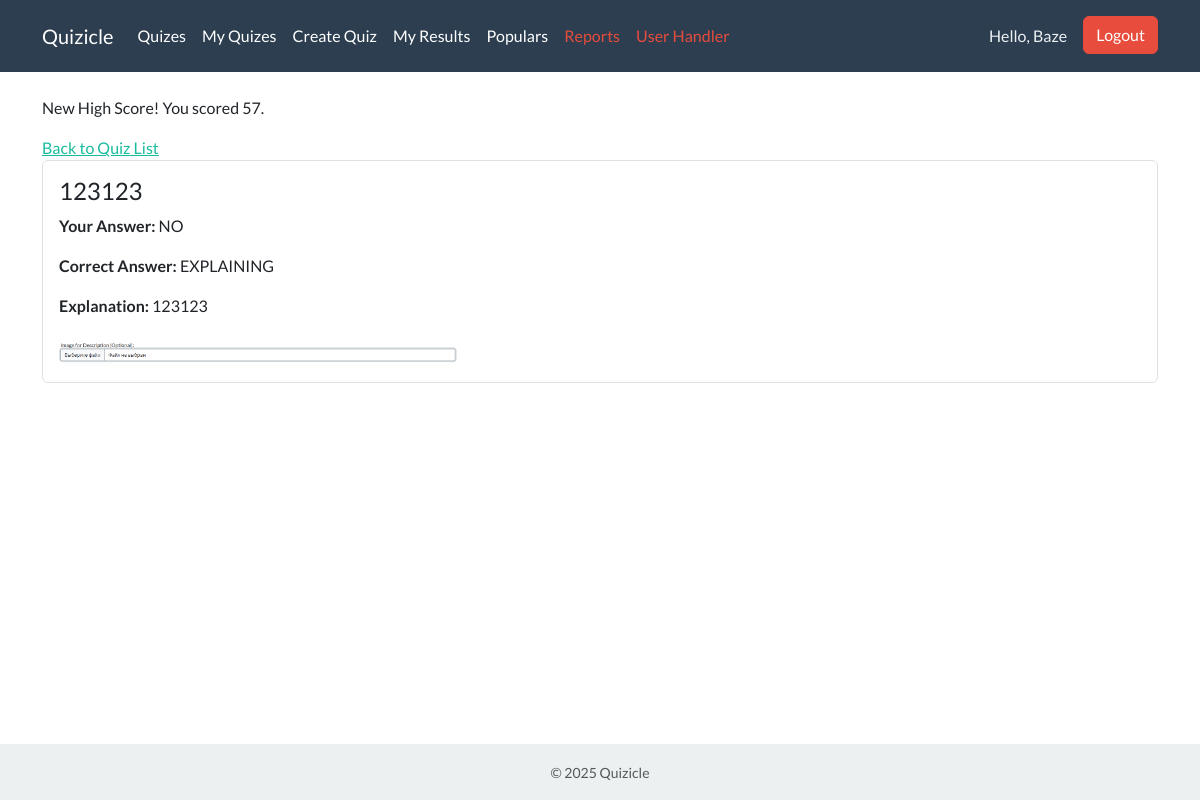
The page /quiz_result/57/57/ (signed in) on the database its author committed.
### projectname/models.py (models this page shows, shortened)
class QuizResultAnswer(models.Model):
    quiz_result = models.ForeignKey('Results', on_delete=models.CASCADE, related_name='quiz_result_answers')
    question = models.ForeignKey(Question, on_delete=models.CASCADE)
    answer = models.ForeignKey(Answer, on_delete=models.CASCADE)
    class Meta:
        app_label = 'projectname'

class Question(models.Model):
    description = models.TextField()
    quiz = models.ForeignKey(Quiz, on_delete=models.CASCADE, related_name="questions")
    points_for_question = models.IntegerField()
    image = models.ImageField(upload_to='question_images/', blank=True, null=True)
    class Meta:
        app_label = 'projectname'

class Answer(models.Model):
    question = models.ForeignKey(Question, on_delete=models.CASCADE, related_name="answers")
    answer = models.CharField(max_length=255)
    correct = models.BooleanField(default=False)
    class Meta:
        app_label = 'projectname'
    def __str__(self):
        return self.answer

class Description(models.Model):
    question = models.OneToOneField(Question, on_delete=models.CASCADE, related_name='answer_description')
    text = models.TextField()
    image = models.ImageField(upload_to='description_images/', blank=True, null=True)

### projectname/views.py (the view)
# urls.py: path('quiz_result/<int:quiz_id>/<int:score>/', views.QuizResultView.as_view(), name='quiz_result'),
@method_decorator(login_required, name='dispatch')
class QuizResultView(DetailView):
    model = Quiz
    template_name = 'quiz_result.html'
    context_object_name = 'quiz'
    def get_object(self):
        return get_object_or_404(Quiz, id=self.kwargs['quiz_id'])
    def get_context_data(self, **kwargs):
        context = super().get_context_data(**kwargs)
        quiz = self.get_object()
        score = self.kwargs['score']
        latest_result = Results.objects.filter(
            quiz=quiz,
            user=self.request.user.username
        ).order_by('-id').first()
        answers = QuizResultAnswer.objects.filter(quiz_result=latest_result)
        for answer in answers:
            answer.correct_answer = answer.question.answers.filter(correct=True).first()
        previous_result = Results.objects.filter(
            quiz=quiz,
            user=self.request.user.username
        ).exclude(id=latest_result.id).aggregate(Max('result'))['result__max']
        if previous_result is None or score > previous_result:
            message = f"New High Score! You scored {score}."
        elif score == previous_result:
            message = f"You matched your previous best score: {score}."
        else:
            message = f"Your best score was {previous_result}. This time you scored {score}."
        context['score'] = score
        context['message'] = message
        context['answers'] = answers
        return context

### templates/quiz_result.html (shortened to what this page needs)
{% extends 'base.html' %}
{% block content %}
    <p>{{ message }}</p>
    <a href="{% url 'quiz_public_list' %}">Back to Quiz List</a>
    {% for answer in answers %}
        <div class="mb-4 p-3 border rounded">
            <h4>{{ answer.question.description }}</h4>
            <p><strong>Your Answer:</strong> {{ answer.answer }}</p>
            <p><strong>Correct Answer:</strong> {{ answer.correct_answer.answer }}</p>
            {% if answer.question.answer_description %}
                <div class="mt-2">
                    <p><strong>Explanation:</strong> {{ answer.question.answer_description.text }}</p>
                    {% if answer.question.answer_description.image %}
                        <img src="{{ answer.question.answer_description.image.url }}" alt="Description Image" style="max-width: 400px; height: auto;" class="mt-2">
                    {% endif %}
                </div>
            {% endif %}
        </div>
    {% endfor %}
{% endblock %}

### templates/base.html (shortened to what this page needs)
<!DOCTYPE html>
<html lang="en">
<head>
    <link rel="stylesheet" href="https://cdn.jsdelivr.net/npm/bootswatch@5.3.0/dist/flatly/bootstrap.min.css">
</head>
<body>
<nav class="navbar navbar-expand-lg navbar-dark bg-primary">
    <div class="container">
        <a class="navbar-brand" href="{% url 'well_done' %}">Quizicle</a>
        <ul class="navbar-nav me-auto mb-2 mb-lg-0">
            <li class="nav-item">
                <a class="nav-link" aria-current="page" href="{% url 'quiz_public_list' %}">Quizes</a>
            </li>
            <li class="nav-item">
                <a class="nav-link" aria-current="page" href="{% url 'quiz_list' %}">My Quizes</a>
            </li>
            <li class="nav-item">
                <a class="nav-link" aria-current="page" href="{% url 'create_quiz' %}">Create Quiz</a>
            </li>
            <li class="nav-item">
                <a class="nav-link" aria-current="page" href="{% url 'user_results' %}">My Results</a>
            </li>
            <li class="nav-item">
                <a class="nav-link" aria-current="page" href="{% url 'popular_quizzes' %}">Populars</a>
            </li>
            {% if user.is_superuser %}
                <li class="nav-item">
                    <a class="nav-link text-danger" href="{% url 'admin_reports' %}">Reports</a>
                </li>
            {% endif %}
            {% if user.is_superuser %}
                <li class="nav-item">
                    <a class="nav-link text-danger" href="{% url 'user_handler' %}">User Handler</a>
                </li>
            {% endif %}
        </ul>
        <div class="d-flex">
            {% if user.is_authenticated %}
                <a href="{% url 'user_profile' %}" class="navbar-text me-3 text-light text-decoration-none">
                    Hello, {{ user.username }}
                </a>
                <form action="{% url 'logout' %}" method="post">
                    <button class="btn btn-danger" type="submit">Logout</button>
                </form>
            {% else %}
                <a href="{% url 'login' %}" class="btn btn-outline-light btn-sm me-2">Login</a>
                <a href="{% url 'register' %}" class="btn btn-light btn-sm">Register</a>
            {% endif %}
        </div>
    </div>
</nav>
<div class="container mt-4">
    {% block content %}
    {% endblock %}
</div>
<footer class="bg-light text-center text-muted mt-5 py-3">
    <div class="container">
        <small>&copy; 2025 Quizicle</small>
    </div>
</footer>
</body>
</html>

### templates/base.html (style rules this page uses)
html, body { height: 100%; margin: 0; }
body { display: flex; flex-direction: column; }
.container { flex: 1 0 auto; }
footer { flex-shrink: 0; position: relative; width: 100%; }

### rows shown on the page
QuizResultAnswer: question.description "123123", answer "NO", correct_answer.answer "EXPLAINING", question.answer_description.text "123123", question.answer_description.image (picture)

### other values the page prints
{{ user.username }} "Baze"
{{ message }} "New High Score! You scored 57."
